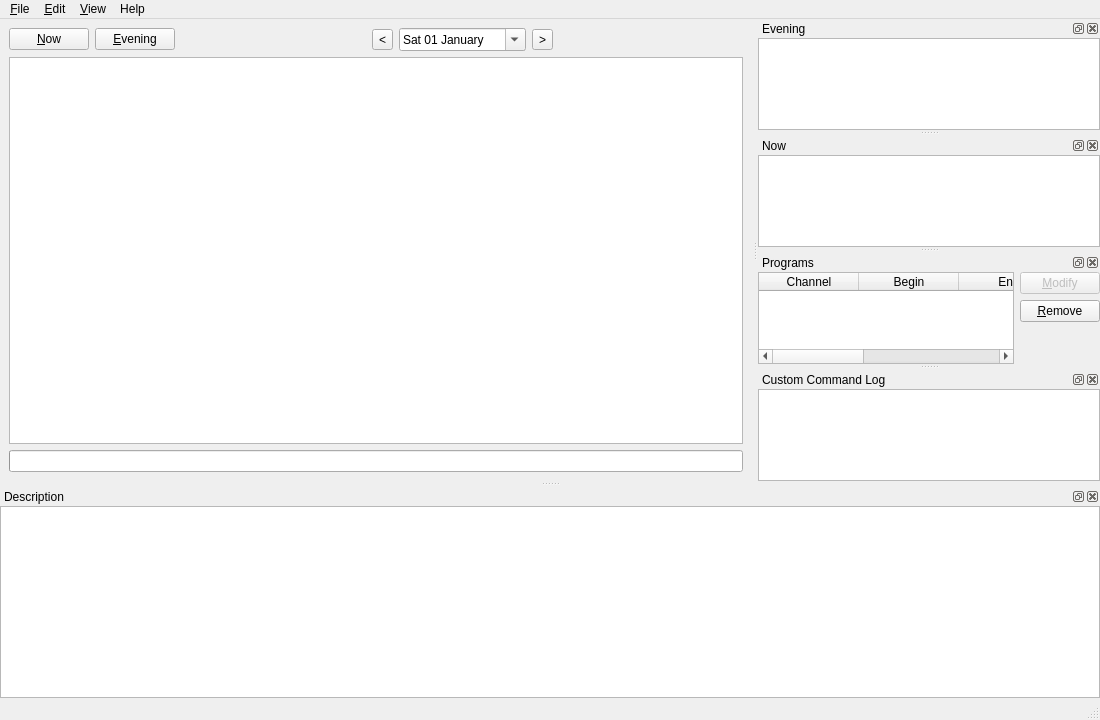
<?xml version="1.0" encoding="UTF-8"?>
<ui version="4.0">
 <class>MainWindow</class>
 <widget class="QMainWindow" name="MainWindow">
  <property name="geometry">
   <rect>
    <x>0</x>
    <y>0</y>
    <width>1100</width>
    <height>720</height>
   </rect>
  </property>
  <property name="windowTitle">
   <string>QMagneto</string>
  </property>
  <property name="windowIcon">
   <iconset resource="../resources/resources.qrc">
    <normaloff>:/images/images/tv.png</normaloff>:/images/images/tv.png</iconset>
  </property>
  <property name="dockNestingEnabled">
   <bool>true</bool>
  </property>
  <property name="dockOptions">
   <set>QMainWindow::AllowNestedDocks|QMainWindow::AllowTabbedDocks|QMainWindow::AnimatedDocks</set>
  </property>
  <widget class="QWidget" name="centralwidget">
   <layout class="QGridLayout">
    <item row="0" column="0">
     <layout class="QVBoxLayout">
      <item>
       <layout class="QHBoxLayout">
        <item>
         <layout class="QHBoxLayout">
          <item>
           <widget class="QPushButton" name="now">
            <property name="sizePolicy">
             <sizepolicy hsizetype="Maximum" vsizetype="Fixed">
              <horstretch>0</horstretch>
              <verstretch>0</verstretch>
             </sizepolicy>
            </property>
            <property name="text">
             <string>&amp;Now</string>
            </property>
           </widget>
          </item>
          <item>
           <widget class="QPushButton" name="evening">
            <property name="sizePolicy">
             <sizepolicy hsizetype="Maximum" vsizetype="Fixed">
              <horstretch>0</horstretch>
              <verstretch>0</verstretch>
             </sizepolicy>
            </property>
            <property name="text">
             <string>&amp;Evening</string>
            </property>
           </widget>
          </item>
         </layout>
        </item>
        <item>
         <spacer>
          <property name="orientation">
           <enum>Qt::Horizontal</enum>
          </property>
          <property name="sizeType">
           <enum>QSizePolicy::Expanding</enum>
          </property>
          <property name="sizeHint" stdset="0">
           <size>
            <width>40</width>
            <height>20</height>
           </size>
          </property>
         </spacer>
        </item>
        <item>
         <layout class="QHBoxLayout">
          <item>
           <widget class="QToolButton" name="dayBeforeButton">
            <property name="text">
             <string>&lt;</string>
            </property>
           </widget>
          </item>
          <item>
           <widget class="QDateEdit" name="dateEdit">
            <property name="readOnly">
             <bool>false</bool>
            </property>
            <property name="displayFormat">
             <string>ddd dd MMMM</string>
            </property>
            <property name="calendarPopup">
             <bool>true</bool>
            </property>
           </widget>
          </item>
          <item>
           <widget class="QToolButton" name="dayAfterButton">
            <property name="text">
             <string>&gt;</string>
            </property>
           </widget>
          </item>
         </layout>
        </item>
        <item>
         <spacer>
          <property name="orientation">
           <enum>Qt::Horizontal</enum>
          </property>
          <property name="sizeType">
           <enum>QSizePolicy::Expanding</enum>
          </property>
          <property name="sizeHint" stdset="0">
           <size>
            <width>40</width>
            <height>20</height>
           </size>
          </property>
         </spacer>
        </item>
       </layout>
      </item>
      <item>
       <widget class="QGraphicsView" name="graphicsViewProgrammes">
        <property name="sizePolicy">
         <sizepolicy hsizetype="MinimumExpanding" vsizetype="Expanding">
          <horstretch>0</horstretch>
          <verstretch>0</verstretch>
         </sizepolicy>
        </property>
       </widget>
      </item>
     </layout>
    </item>
    <item row="1" column="0">
     <widget class="QProgressBar" name="progressBar">
      <property name="minimum">
       <number>1</number>
      </property>
      <property name="maximum">
       <number>2</number>
      </property>
      <property name="value">
       <number>0</number>
      </property>
      <property name="alignment">
       <set>Qt::AlignCenter</set>
      </property>
      <property name="format">
       <string>Downloading %p%</string>
      </property>
     </widget>
    </item>
   </layout>
  </widget>
  <widget class="QDockWidget" name="dockEvening">
   <property name="windowTitle">
    <string>Evening</string>
   </property>
   <attribute name="dockWidgetArea">
    <number>2</number>
   </attribute>
   <widget class="QWidget" name="dockWidgetContents_2">
    <layout class="QGridLayout">
     <property name="margin">
      <number>0</number>
     </property>
     <item row="0" column="0">
      <widget class="QListWidget" name="listEvening"/>
     </item>
    </layout>
   </widget>
  </widget>
  <widget class="QDockWidget" name="dockMaintenant">
   <property name="windowTitle">
    <string>Now</string>
   </property>
   <attribute name="dockWidgetArea">
    <number>2</number>
   </attribute>
   <widget class="QWidget" name="dockWidgetContentsNow">
    <layout class="QGridLayout">
     <property name="margin">
      <number>0</number>
     </property>
     <item row="0" column="0">
      <widget class="ListNow" name="listNow"/>
     </item>
    </layout>
   </widget>
  </widget>
  <widget class="QDockWidget" name="dockPrograms">
   <property name="windowTitle">
    <string>Programs</string>
   </property>
   <attribute name="dockWidgetArea">
    <number>2</number>
   </attribute>
   <widget class="QWidget" name="dockWidgetPrograms">
    <layout class="QGridLayout">
     <property name="margin">
      <number>0</number>
     </property>
     <item row="0" column="0">
      <layout class="QHBoxLayout" name="_2">
       <item>
        <widget class="QTableWidget" name="programsTable">
         <property name="selectionMode">
          <enum>QAbstractItemView::SingleSelection</enum>
         </property>
         <property name="selectionBehavior">
          <enum>QAbstractItemView::SelectRows</enum>
         </property>
         <column>
          <property name="text">
           <string>Channel</string>
          </property>
         </column>
         <column>
          <property name="text">
           <string>Begin</string>
          </property>
         </column>
         <column>
          <property name="text">
           <string>End</string>
          </property>
         </column>
         <column>
          <property name="text">
           <string>Name</string>
          </property>
         </column>
         <column>
          <property name="text">
           <string>State</string>
          </property>
         </column>
        </widget>
       </item>
       <item>
        <layout class="QVBoxLayout" name="_3">
         <item>
          <widget class="QPushButton" name="programsModify">
           <property name="enabled">
            <bool>false</bool>
           </property>
           <property name="text">
            <string>&amp;Modify</string>
           </property>
          </widget>
         </item>
         <item>
          <widget class="QPushButton" name="programsRemove">
           <property name="text">
            <string>&amp;Remove</string>
           </property>
          </widget>
         </item>
         <item>
          <spacer>
           <property name="orientation">
            <enum>Qt::Vertical</enum>
           </property>
           <property name="sizeHint" stdset="0">
            <size>
             <width>20</width>
             <height>40</height>
            </size>
           </property>
          </spacer>
         </item>
        </layout>
       </item>
      </layout>
     </item>
    </layout>
   </widget>
  </widget>
  <widget class="QDockWidget" name="dockCustomCommandLog">
   <property name="windowTitle">
    <string>Custom Command Log</string>
   </property>
   <attribute name="dockWidgetArea">
    <number>2</number>
   </attribute>
   <widget class="QWidget" name="dockWidgetContentsLog">
    <layout class="QGridLayout">
     <property name="margin">
      <number>0</number>
     </property>
     <item row="0" column="0">
      <widget class="QTextBrowser" name="customCommandLog">
       <property name="openLinks">
        <bool>false</bool>
       </property>
      </widget>
     </item>
    </layout>
   </widget>
  </widget>
  <widget class="QDockWidget" name="dockDesc">
   <property name="features">
    <set>QDockWidget::AllDockWidgetFeatures</set>
   </property>
   <property name="windowTitle">
    <string>Description</string>
   </property>
   <attribute name="dockWidgetArea">
    <number>8</number>
   </attribute>
   <widget class="QWidget" name="dockWidgetContents">
    <layout class="QGridLayout">
     <property name="margin">
      <number>0</number>
     </property>
     <property name="spacing">
      <number>0</number>
     </property>
     <item row="0" column="0">
      <widget class="QTextBrowser" name="desc">
       <property name="sizePolicy">
        <sizepolicy hsizetype="Expanding" vsizetype="Expanding">
         <horstretch>0</horstretch>
         <verstretch>0</verstretch>
        </sizepolicy>
       </property>
      </widget>
     </item>
    </layout>
   </widget>
  </widget>
  <widget class="QMenuBar" name="menubar">
   <property name="geometry">
    <rect>
     <x>0</x>
     <y>0</y>
     <width>1100</width>
     <height>25</height>
    </rect>
   </property>
   <widget class="QMenu" name="menu_File">
    <property name="title">
     <string>&amp;File</string>
    </property>
    <addaction name="separator"/>
    <addaction name="action_Quit"/>
   </widget>
   <widget class="QMenu" name="menu_Edit">
    <property name="title">
     <string>&amp;Edit</string>
    </property>
    <addaction name="action_Find"/>
    <addaction name="separator"/>
    <addaction name="action_Options"/>
    <addaction name="action_Channels"/>
    <addaction name="separator"/>
    <addaction name="action_ReadProgramGuide"/>
   </widget>
   <widget class="QMenu" name="menu_View">
    <property name="title">
     <string>&amp;View</string>
    </property>
   </widget>
   <widget class="QMenu" name="menuHelp">
    <property name="title">
     <string>Help</string>
    </property>
    <addaction name="action_About"/>
    <addaction name="action_AboutQt"/>
   </widget>
   <addaction name="menu_File"/>
   <addaction name="menu_Edit"/>
   <addaction name="menu_View"/>
   <addaction name="menuHelp"/>
  </widget>
  <widget class="QStatusBar" name="statusbar">
   <property name="enabled">
    <bool>false</bool>
   </property>
  </widget>
  <action name="action_Quit">
   <property name="text">
    <string>&amp;Quit</string>
   </property>
  </action>
  <action name="action_Options">
   <property name="text">
    <string>&amp;Options...</string>
   </property>
  </action>
  <action name="action_Programs">
   <property name="text">
    <string>&amp;Programs...</string>
   </property>
  </action>
  <action name="action_About">
   <property name="text">
    <string>About...</string>
   </property>
  </action>
  <action name="action_AboutQt">
   <property name="text">
    <string>About Qt...</string>
   </property>
  </action>
  <action name="action_Channels">
   <property name="text">
    <string>Channels...</string>
   </property>
  </action>
  <action name="action_Find">
   <property name="text">
    <string>&amp;Find...</string>
   </property>
   <property name="shortcut">
    <string>Ctrl+F</string>
   </property>
  </action>
  <action name="action_ReadProgramGuide">
   <property name="text">
    <string>&amp;Update the TV guide</string>
   </property>
  </action>
 </widget>
 <customwidgets>
  <customwidget>
   <class>ListNow</class>
   <extends>QListWidget</extends>
   <header>listnow.h</header>
  </customwidget>
 </customwidgets>
 <resources>
  <include location="../resources/resources.qrc"/>
 </resources>
 <connections/>
</ui>
